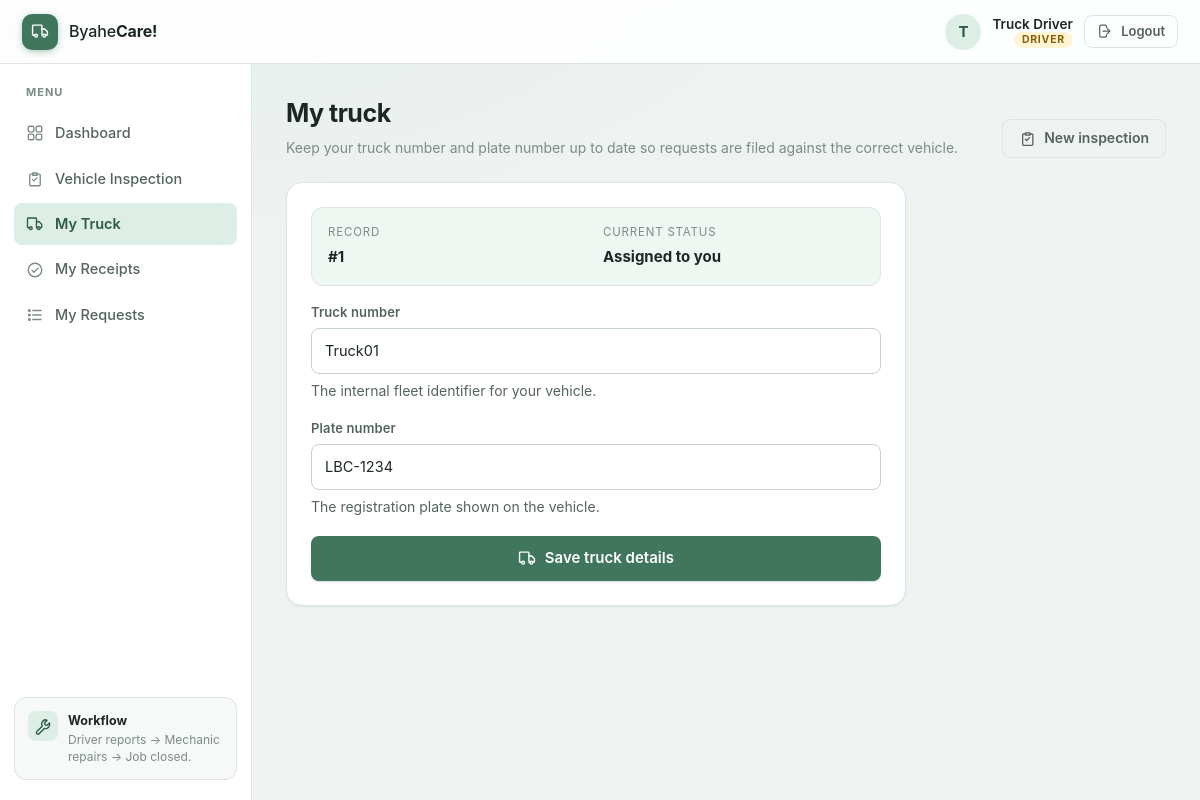
/truck (signed in), run on the app's committed database.
### tables this page shows
CREATE TABLE trucks (
            id INTEGER PRIMARY KEY AUTOINCREMENT,
            truck_number TEXT NOT NULL,
            plate_number TEXT NOT NULL,
            driver_id INTEGER
        );

### app.py (the view, shortened to what this page needs)
@app.route("/truck", methods=["GET", "POST"])
def truck():
    if "user_id" not in session:
        return redirect(url_for("login"))
    if session["role"] != "driver":
        flash("Only drivers can edit their truck details.", "error")
        return redirect(url_for("dashboard"))
    conn = get_db()
    truck = conn.execute(
        "SELECT * FROM trucks WHERE driver_id = ?",
        (session["user_id"],)
    ).fetchone()
    conn.close()
    return render_template("truck.html", truck=truck)

### app.py (called while the page is built)
def get_db():
    conn = sqlite3.connect(DATABASE)
    conn.row_factory = sqlite3.Row
    return conn

### templates/truck.html (shortened to what this page needs)
{% extends "base.html" %}
{% block page_title %}My truck{% endblock %}
{% block page_subtitle %}
    Keep your truck number and plate number up to date so requests are filed
    against the correct vehicle.
{% endblock %}
{% block page_actions %}
    <a class="btn btn--ghost" href="{{ url_for('inspection') }}">
        <svg class="icon" aria-hidden="true"><use href="#i-clipboard"></use></svg>
        New inspection
    </a>
{% endblock %}
{% block content %}
<div class="panel" style="max-width: 620px; margin-top: 0;">
    <form method="POST">
        <div class="truck-strip">
            <div class="truck-strip__cell">
                <span>Record</span>
                <strong class="{{ 'is-missing' if not truck }}">
                    {{ '#' ~ truck['id'] if truck else 'None' }}
                </strong>
            </div>
            <div class="truck-strip__cell">
                <span>Current status</span>
                <strong class="{{ 'is-missing' if not truck }}">
                    {{ 'Assigned to you' if truck else 'Not assigned' }}
                </strong>
            </div>
        </div>
        <div class="field">
            <label for="truck_number">Truck number</label>
            <input id="truck_number" type="text" name="truck_number"
                   value="{{ truck['truck_number'] if truck else '' }}"
                   placeholder="e.g. TRK-001" maxlength="40" required>
            <p class="hint">The internal fleet identifier for your vehicle.</p>
        </div>
        <div class="field">
            <label for="plate_number">Plate number</label>
            <input id="plate_number" type="text" name="plate_number"
                   value="{{ truck['plate_number'] if truck else '' }}"
                   placeholder="e.g. ABC-1234" maxlength="40" required>
            <p class="hint">The registration plate shown on the vehicle.</p>
        </div>
        <button class="btn btn--primary" type="submit" {{ 'disabled' if not truck }}>
            <svg class="icon" aria-hidden="true"><use href="#i-truck"></use></svg>
            Save truck details
        </button>
    </form>
</div>
{% endblock %}

### static/style.css (style rules this page uses)
:root { --bg: #eef2f1; --bg-accent: #e4edea; --surface: #ffffff; --surface-2: #f6f9f8; --surface-3: #eef3f1; --border: #dde5e1; --border-strong: #c6d3cd; --text: #1c2724; --text-2: #55635d; --muted: #7d8b85; --brand: #3f765d; --brand-strong: #2f5a47; --brand-soft: #dceee5; --brand-softer: #eff7f3; --ring: #3f765d; --warn-bg: #fff4d6; --warn-fg: #8a5f04; --info-bg: #dceeff; --info-fg: #14588f; --ok-bg: #dcf3e6; --ok-fg: #1e6b44; --err-bg: #fdeaea; --err-fg: #9c2b2b; --cancel-bg: #e8edee; --cancel-fg: #4d5f66; --scrim: rgba(18, 38, 31, .38); --shadow-sm: 0 1px 2px rgba(20, 40, 33, .06); --shadow: 0 1px 2px rgba(20, 40, 33, .05), 0 8px 24px -12px rgba(20, 40, 33, .18); --shadow-lg: 0 24px 60px -24px rgba(20, 40, 33, .35); --r-sm: 8px; --r: 12px; --r-lg: 16px; --r-full: 999px; --topbar-h: 64px; --sidebar-w: 252px; --ease: cubic-bezier(.2, .7, .3, 1); }
*, *::before, *::after { box-sizing: border-box; }
* { margin: 0; }
html { -webkit-text-size-adjust: 100%; background-color: var(--bg); }
body { font-family: "Inter", -apple-system, BlinkMacSystemFont, "Segoe UI", Roboto, "Helvetica Neue", Arial, sans-serif; font-size: 15px; line-height: 1.55; background-color: var(--bg); background-image: radial-gradient(1100px 520px at 12% -10%, var(--bg-accent), transparent 60%); color: var(--text); -webkit-font-smoothing: antialiased; min-height: 100vh; }
.icon { width: 1.25em; height: 1.25em; fill: none; stroke: currentColor; stroke-width: 1.8; stroke-linecap: round; stroke-linejoin: round; flex: none; }
.btn { display: inline-flex; align-items: center; justify-content: center; gap: 8px; padding: 10px 16px; border: 1px solid transparent; border-radius: var(--r-sm); background: var(--brand); color: #fff; font: inherit; font-weight: 600; font-size: 14px; line-height: 1.2; text-decoration: none; cursor: pointer; white-space: nowrap; transition: background .18s var(--ease), transform .12s var(--ease), box-shadow .18s var(--ease), border-color .18s var(--ease); }
.btn--primary { width: 100%; padding: 12px 18px; font-size: 15px; box-shadow: 0 1px 2px rgba(20, 40, 33, .18); }
.btn--ghost { background: transparent; color: var(--text-2); border-color: var(--border); }
.field { margin-top: 16px; }
label { display: block; margin-bottom: 6px; font-size: 13px; font-weight: 600; color: var(--text-2); letter-spacing: .01em; }
.hint { margin-top: 6px; font-size: 12.5px; color: var(--muted); }
input, select, textarea { width: 100%; padding: 11px 13px; border: 1px solid var(--border-strong); border-radius: var(--r-sm); background: var(--surface); color: var(--text); font: inherit; font-size: 14.5px; outline: none; transition: border-color .16s var(--ease), box-shadow .16s var(--ease); }
input::placeholder, textarea::placeholder { color: color-mix(in srgb, var(--muted) 85%, transparent); }
.truck-strip { display: grid; grid-template-columns: repeat(2, 1fr); gap: 14px; padding: 16px; margin-bottom: 4px; border-radius: var(--r); background: var(--brand-softer); border: 1px solid var(--border); }
.truck-strip__cell > span { display: block; font-size: 11.5px; letter-spacing: .07em; text-transform: uppercase; color: var(--muted); margin-bottom: 3px; }
.truck-strip__cell strong { font-size: 15px; color: var(--text); }
.panel { margin-top: 22px; padding: 24px; background: var(--surface); border: 1px solid var(--border); border-radius: var(--r-lg); box-shadow: var(--shadow-sm); }
.panel p { margin-top: 6px; color: var(--text-2); font-size: 14px; }
.panel .btn { margin-top: 18px; }

### data on the page
trucks: id "#1", truck_number "Truck01", plate_number "LBC-1234"

### other printed values
{{ session['name'][0]|upper }} "T"
{{ session['name'] }} "Truck Driver"
{{ session['role'] }} "DRIVER"
{{ label }} "Dashboard Vehicle Inspection My Truck My Receipts My Requests"
{{ 'Assigned to you' if truck else 'Not assigned' }} "Assigned to you"
